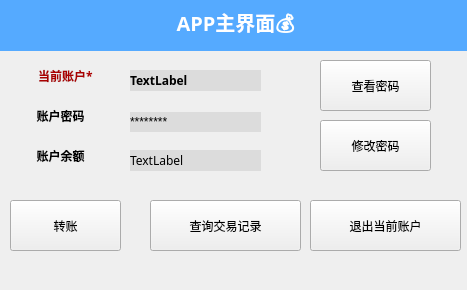
<?xml version="1.0" encoding="UTF-8"?>
<ui version="4.0">
 <class>appmain</class>
 <widget class="QMainWindow" name="appmain">
  <property name="geometry">
   <rect>
    <x>0</x>
    <y>0</y>
    <width>467</width>
    <height>290</height>
   </rect>
  </property>
  <property name="windowTitle">
   <string>MainWindow</string>
  </property>
  <widget class="QWidget" name="centralwidget">
   <widget class="QLabel" name="label_2">
    <property name="geometry">
     <rect>
      <x>0</x>
      <y>50</y>
      <width>131</width>
      <height>51</height>
     </rect>
    </property>
    <property name="font">
     <font>
      <family>幼圆</family>
      <weight>75</weight>
      <bold>true</bold>
     </font>
    </property>
    <property name="styleSheet">
     <string notr="true">color: rgb(170, 0, 0);</string>
    </property>
    <property name="text">
     <string>当前账户*</string>
    </property>
    <property name="alignment">
     <set>Qt::AlignCenter</set>
    </property>
   </widget>
   <widget class="QLabel" name="label_5">
    <property name="geometry">
     <rect>
      <x>130</x>
      <y>112</y>
      <width>131</width>
      <height>20</height>
     </rect>
    </property>
    <property name="font">
     <font>
      <weight>50</weight>
      <bold>false</bold>
     </font>
    </property>
    <property name="styleSheet">
     <string notr="true">background-color: rgb(220,220,220)</string>
    </property>
    <property name="text">
     <string>********</string>
    </property>
   </widget>
   <widget class="QPushButton" name="query">
    <property name="geometry">
     <rect>
      <x>150</x>
      <y>200</y>
      <width>151</width>
      <height>51</height>
     </rect>
    </property>
    <property name="text">
     <string>查询交易记录</string>
    </property>
   </widget>
   <widget class="QLabel" name="current_account">
    <property name="geometry">
     <rect>
      <x>130</x>
      <y>70</y>
      <width>131</width>
      <height>21</height>
     </rect>
    </property>
    <property name="font">
     <font>
      <family>幼圆</family>
      <weight>75</weight>
      <bold>true</bold>
     </font>
    </property>
    <property name="styleSheet">
     <string notr="true">background-color: rgb(220, 220, 220);</string>
    </property>
    <property name="text">
     <string>TextLabel</string>
    </property>
   </widget>
   <widget class="QPushButton" name="view">
    <property name="geometry">
     <rect>
      <x>320</x>
      <y>60</y>
      <width>111</width>
      <height>51</height>
     </rect>
    </property>
    <property name="text">
     <string>查看密码</string>
    </property>
   </widget>
   <widget class="QLabel" name="label_6">
    <property name="geometry">
     <rect>
      <x>-10</x>
      <y>130</y>
      <width>141</width>
      <height>51</height>
     </rect>
    </property>
    <property name="font">
     <font>
      <family>幼圆</family>
      <pointsize>9</pointsize>
      <weight>75</weight>
      <bold>true</bold>
     </font>
    </property>
    <property name="text">
     <string>账户余额</string>
    </property>
    <property name="alignment">
     <set>Qt::AlignCenter</set>
    </property>
   </widget>
   <widget class="QPushButton" name="change_password">
    <property name="geometry">
     <rect>
      <x>320</x>
      <y>120</y>
      <width>111</width>
      <height>51</height>
     </rect>
    </property>
    <property name="text">
     <string>修改密码</string>
    </property>
   </widget>
   <widget class="QLabel" name="balance">
    <property name="geometry">
     <rect>
      <x>130</x>
      <y>150</y>
      <width>131</width>
      <height>21</height>
     </rect>
    </property>
    <property name="font">
     <font>
      <family>幼圆</family>
      <weight>50</weight>
      <bold>false</bold>
     </font>
    </property>
    <property name="styleSheet">
     <string notr="true">background-color: rgb(220, 220, 220);</string>
    </property>
    <property name="text">
     <string>TextLabel</string>
    </property>
   </widget>
   <widget class="QLabel" name="label_3">
    <property name="geometry">
     <rect>
      <x>-10</x>
      <y>90</y>
      <width>141</width>
      <height>51</height>
     </rect>
    </property>
    <property name="font">
     <font>
      <family>幼圆</family>
      <weight>75</weight>
      <bold>true</bold>
     </font>
    </property>
    <property name="text">
     <string>账户密码</string>
    </property>
    <property name="alignment">
     <set>Qt::AlignCenter</set>
    </property>
   </widget>
   <widget class="QPushButton" name="transfer">
    <property name="geometry">
     <rect>
      <x>10</x>
      <y>200</y>
      <width>111</width>
      <height>51</height>
     </rect>
    </property>
    <property name="text">
     <string>转账</string>
    </property>
   </widget>
   <widget class="QPushButton" name="out">
    <property name="geometry">
     <rect>
      <x>310</x>
      <y>200</y>
      <width>151</width>
      <height>51</height>
     </rect>
    </property>
    <property name="text">
     <string>退出当前账户</string>
    </property>
   </widget>
   <widget class="QLabel" name="label">
    <property name="geometry">
     <rect>
      <x>0</x>
      <y>0</y>
      <width>471</width>
      <height>51</height>
     </rect>
    </property>
    <property name="font">
     <font>
      <family>幼圆</family>
      <pointsize>15</pointsize>
      <weight>75</weight>
      <bold>true</bold>
     </font>
    </property>
    <property name="styleSheet">
     <string notr="true">background-color: rgb(85, 170, 255);
color: rgb(255, 255, 255);</string>
    </property>
    <property name="text">
     <string>APP主界面💰</string>
    </property>
    <property name="alignment">
     <set>Qt::AlignCenter</set>
    </property>
   </widget>
  </widget>
 </widget>
 <resources/>
 <connections/>
</ui>
